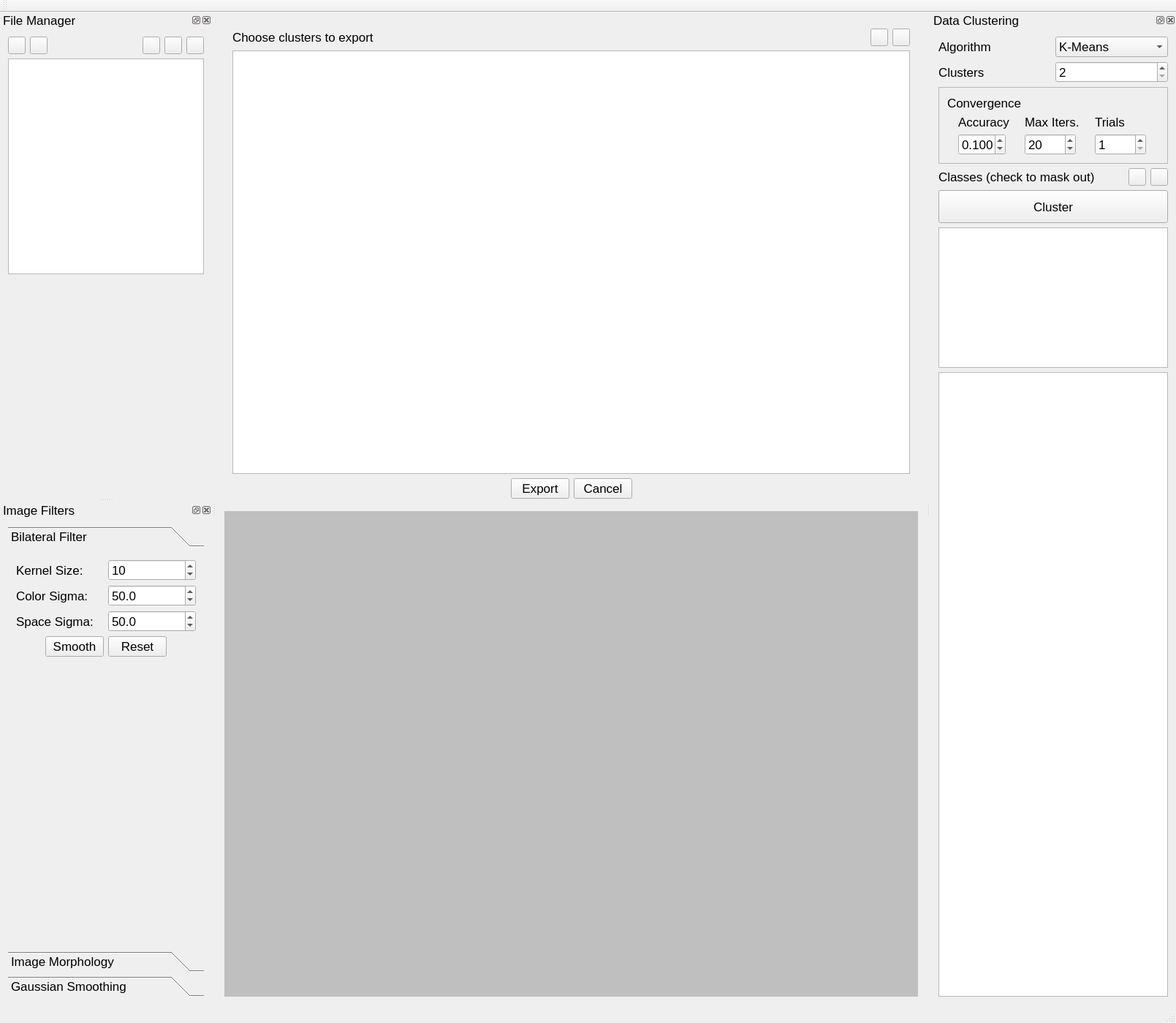
<?xml version="1.0" encoding="UTF-8"?>
<ui version="4.0">
 <class>CMPClass</class>
 <widget class="QMainWindow" name="CMPClass">
  <property name="geometry">
   <rect>
    <x>0</x>
    <y>0</y>
    <width>1609</width>
    <height>1399</height>
   </rect>
  </property>
  <property name="font">
   <font>
    <pointsize>13</pointsize>
   </font>
  </property>
  <property name="windowTitle">
   <string>CellKit CMP</string>
  </property>
  <widget class="QWidget" name="centralWidget">
   <layout class="QVBoxLayout" name="verticalLayout_11">
    <item>
     <widget class="QWidget" name="exportDialog" native="true">
      <layout class="QVBoxLayout" name="verticalLayout_5">
       <item>
        <layout class="QHBoxLayout" name="horizontalLayout_22">
         <item>
          <widget class="QLabel" name="label_18">
           <property name="text">
            <string>Choose clusters to export</string>
           </property>
          </widget>
         </item>
         <item>
          <spacer name="horizontalSpacer_16">
           <property name="orientation">
            <enum>Qt::Horizontal</enum>
           </property>
           <property name="sizeHint" stdset="0">
            <size>
             <width>40</width>
             <height>20</height>
            </size>
           </property>
          </spacer>
         </item>
         <item>
          <widget class="QToolButton" name="exportCheckButton">
           <property name="minimumSize">
            <size>
             <width>24</width>
             <height>24</height>
            </size>
           </property>
           <property name="maximumSize">
            <size>
             <width>24</width>
             <height>24</height>
            </size>
           </property>
           <property name="toolTip">
            <string>Check All</string>
           </property>
           <property name="statusTip">
            <string>Check all classes</string>
           </property>
           <property name="text">
            <string/>
           </property>
           <property name="icon">
            <iconset resource="cmp.qrc">
             <normaloff>:/CMP/Resources/select.png</normaloff>:/CMP/Resources/select.png</iconset>
           </property>
          </widget>
         </item>
         <item>
          <widget class="QToolButton" name="exportUncheckButton">
           <property name="minimumSize">
            <size>
             <width>24</width>
             <height>24</height>
            </size>
           </property>
           <property name="maximumSize">
            <size>
             <width>24</width>
             <height>24</height>
            </size>
           </property>
           <property name="toolTip">
            <string>Uncheck All</string>
           </property>
           <property name="statusTip">
            <string>Uncheck all classes</string>
           </property>
           <property name="text">
            <string/>
           </property>
           <property name="icon">
            <iconset resource="cmp.qrc">
             <normaloff>:/CMP/Resources/unselect.png</normaloff>:/CMP/Resources/unselect.png</iconset>
           </property>
          </widget>
         </item>
        </layout>
       </item>
       <item>
        <widget class="QListWidget" name="exportClassListWidget"/>
       </item>
       <item>
        <layout class="QHBoxLayout" name="horizontalLayout_21">
         <item>
          <spacer name="horizontalSpacer_14">
           <property name="orientation">
            <enum>Qt::Horizontal</enum>
           </property>
           <property name="sizeHint" stdset="0">
            <size>
             <width>40</width>
             <height>20</height>
            </size>
           </property>
          </spacer>
         </item>
         <item>
          <widget class="QPushButton" name="exportButton">
           <property name="sizePolicy">
            <sizepolicy hsizetype="Minimum" vsizetype="Fixed">
             <horstretch>0</horstretch>
             <verstretch>0</verstretch>
            </sizepolicy>
           </property>
           <property name="minimumSize">
            <size>
             <width>80</width>
             <height>0</height>
            </size>
           </property>
           <property name="text">
            <string>Export</string>
           </property>
          </widget>
         </item>
         <item>
          <widget class="QPushButton" name="exportCancelButton">
           <property name="sizePolicy">
            <sizepolicy hsizetype="Minimum" vsizetype="Fixed">
             <horstretch>0</horstretch>
             <verstretch>0</verstretch>
            </sizepolicy>
           </property>
           <property name="minimumSize">
            <size>
             <width>80</width>
             <height>0</height>
            </size>
           </property>
           <property name="text">
            <string>Cancel</string>
           </property>
          </widget>
         </item>
         <item>
          <spacer name="horizontalSpacer_15">
           <property name="orientation">
            <enum>Qt::Horizontal</enum>
           </property>
           <property name="sizeHint" stdset="0">
            <size>
             <width>40</width>
             <height>20</height>
            </size>
           </property>
          </spacer>
         </item>
        </layout>
       </item>
      </layout>
     </widget>
    </item>
    <item>
     <widget class="QMdiArea" name="ImageWindowArea">
      <property name="frameShape">
       <enum>QFrame::NoFrame</enum>
      </property>
      <property name="verticalScrollBarPolicy">
       <enum>Qt::ScrollBarAsNeeded</enum>
      </property>
      <property name="horizontalScrollBarPolicy">
       <enum>Qt::ScrollBarAsNeeded</enum>
      </property>
      <property name="background">
       <brush brushstyle="SolidPattern">
        <color alpha="255">
         <red>191</red>
         <green>191</green>
         <blue>191</blue>
        </color>
       </brush>
      </property>
      <property name="activationOrder">
       <enum>QMdiArea::ActivationHistoryOrder</enum>
      </property>
      <property name="viewMode">
       <enum>QMdiArea::SubWindowView</enum>
      </property>
      <property name="documentMode">
       <bool>false</bool>
      </property>
      <property name="tabShape">
       <enum>QTabWidget::Rounded</enum>
      </property>
      <widget class="QWidget" name="ClusterDisplaySubwindow">
       <property name="windowTitle">
        <string>Cluster</string>
       </property>
       <layout class="QVBoxLayout" name="verticalLayout_13">
        <property name="margin">
         <number>0</number>
        </property>
        <item>
         <widget class="QPreviewWidget" name="clusterDisplay">
          <property name="cursor" stdset="0">
           <cursorShape>CrossCursor</cursorShape>
          </property>
         </widget>
        </item>
       </layout>
      </widget>
      <widget class="QWidget" name="ImageDisplaySubwindow">
       <property name="windowTitle">
        <string>Image</string>
       </property>
       <layout class="QVBoxLayout" name="verticalLayout_15">
        <property name="margin">
         <number>0</number>
        </property>
        <item>
         <widget class="QPreviewWidget" name="imageDisplay">
          <property name="cacheMode">
           <set>QGraphicsView::CacheNone</set>
          </property>
         </widget>
        </item>
       </layout>
      </widget>
      <widget class="QWidget" name="FilterDisplaySubwindow">
       <property name="windowTitle">
        <string>Filtered Images</string>
       </property>
       <layout class="QVBoxLayout" name="verticalLayout_14">
        <property name="margin">
         <number>0</number>
        </property>
        <item>
         <widget class="QPreviewWidget" name="filterDisplay">
          <property name="cursor" stdset="0">
           <cursorShape>ArrowCursor</cursorShape>
          </property>
         </widget>
        </item>
       </layout>
      </widget>
      <widget class="QWidget" name="rgbImageDisplaySubwindow">
       <property name="windowTitle">
        <string>RBG Image View</string>
       </property>
       <layout class="QVBoxLayout" name="verticalLayout_16">
        <property name="spacing">
         <number>-1</number>
        </property>
        <property name="margin">
         <number>0</number>
        </property>
        <item>
         <widget class="QPreviewWidget" name="rgbImageDisplay"/>
        </item>
       </layout>
      </widget>
     </widget>
    </item>
   </layout>
  </widget>
  <widget class="QMenuBar" name="menuBar">
   <property name="geometry">
    <rect>
     <x>0</x>
     <y>0</y>
     <width>1609</width>
     <height>22</height>
    </rect>
   </property>
  </widget>
  <widget class="QToolBar" name="mainToolBar">
   <property name="enabled">
    <bool>false</bool>
   </property>
   <property name="allowedAreas">
    <set>Qt::AllToolBarAreas</set>
   </property>
   <property name="iconSize">
    <size>
     <width>32</width>
     <height>32</height>
    </size>
   </property>
   <property name="toolButtonStyle">
    <enum>Qt::ToolButtonTextUnderIcon</enum>
   </property>
   <attribute name="toolBarArea">
    <enum>TopToolBarArea</enum>
   </attribute>
   <attribute name="toolBarBreak">
    <bool>false</bool>
   </attribute>
  </widget>
  <widget class="QStatusBar" name="statusBar">
   <property name="sizePolicy">
    <sizepolicy hsizetype="Preferred" vsizetype="Preferred">
     <horstretch>40</horstretch>
     <verstretch>25</verstretch>
    </sizepolicy>
   </property>
   <property name="minimumSize">
    <size>
     <width>25</width>
     <height>25</height>
    </size>
   </property>
   <property name="sizeGripEnabled">
    <bool>true</bool>
   </property>
  </widget>
  <widget class="QDockWidget" name="fileManagerWindow">
   <property name="minimumSize">
    <size>
     <width>196</width>
     <height>180</height>
    </size>
   </property>
   <property name="sizeIncrement">
    <size>
     <width>1</width>
     <height>1</height>
    </size>
   </property>
   <property name="floating">
    <bool>false</bool>
   </property>
   <property name="allowedAreas">
    <set>Qt::LeftDockWidgetArea|Qt::RightDockWidgetArea</set>
   </property>
   <property name="windowTitle">
    <string>File Manager</string>
   </property>
   <attribute name="dockWidgetArea">
    <number>1</number>
   </attribute>
   <widget class="QWidget" name="dockWidgetContents">
    <layout class="QVBoxLayout" name="verticalLayout_17">
     <item>
      <layout class="QVBoxLayout" name="verticalLayout_6">
       <item>
        <layout class="QHBoxLayout" name="horizontalLayout_8">
         <item>
          <layout class="QHBoxLayout" name="horizontalLayout_2">
           <item>
            <widget class="QToolButton" name="deleteButton">
             <property name="minimumSize">
              <size>
               <width>24</width>
               <height>24</height>
              </size>
             </property>
             <property name="maximumSize">
              <size>
               <width>24</width>
               <height>24</height>
              </size>
             </property>
             <property name="toolTip">
              <string>Remove</string>
             </property>
             <property name="statusTip">
              <string>Remove images</string>
             </property>
             <property name="text">
              <string/>
             </property>
             <property name="icon">
              <iconset resource="cmp.qrc">
               <normaloff>:/CMP/Resources/remove.png</normaloff>:/CMP/Resources/remove.png</iconset>
             </property>
            </widget>
           </item>
           <item>
            <widget class="QToolButton" name="addButton">
             <property name="minimumSize">
              <size>
               <width>24</width>
               <height>24</height>
              </size>
             </property>
             <property name="maximumSize">
              <size>
               <width>24</width>
               <height>24</height>
              </size>
             </property>
             <property name="toolTip">
              <string>Add</string>
             </property>
             <property name="statusTip">
              <string>Add images</string>
             </property>
             <property name="text">
              <string/>
             </property>
             <property name="icon">
              <iconset resource="cmp.qrc">
               <normaloff>:/CMP/Resources/add.png</normaloff>:/CMP/Resources/add.png</iconset>
             </property>
            </widget>
           </item>
          </layout>
         </item>
         <item>
          <spacer name="horizontalSpacer">
           <property name="orientation">
            <enum>Qt::Horizontal</enum>
           </property>
           <property name="sizeHint" stdset="0">
            <size>
             <width>40</width>
             <height>20</height>
            </size>
           </property>
          </spacer>
         </item>
         <item>
          <layout class="QHBoxLayout" name="horizontalLayout_3">
           <item>
            <widget class="QToolButton" name="redButton">
             <property name="minimumSize">
              <size>
               <width>24</width>
               <height>24</height>
              </size>
             </property>
             <property name="maximumSize">
              <size>
               <width>24</width>
               <height>24</height>
              </size>
             </property>
             <property name="toolTip">
              <string>Remove</string>
             </property>
             <property name="statusTip">
              <string>Set RED channel</string>
             </property>
             <property name="text">
              <string/>
             </property>
             <property name="icon">
              <iconset resource="cmp.qrc">
               <normaloff>:/CMP/Resources/R.png</normaloff>:/CMP/Resources/R.png</iconset>
             </property>
             <property name="iconSize">
              <size>
               <width>128</width>
               <height>128</height>
              </size>
             </property>
            </widget>
           </item>
           <item>
            <widget class="QToolButton" name="greenButton">
             <property name="minimumSize">
              <size>
               <width>24</width>
               <height>24</height>
              </size>
             </property>
             <property name="maximumSize">
              <size>
               <width>24</width>
               <height>24</height>
              </size>
             </property>
             <property name="toolTip">
              <string>Remove</string>
             </property>
             <property name="statusTip">
              <string>Set GREEN channel</string>
             </property>
             <property name="text">
              <string/>
             </property>
             <property name="icon">
              <iconset resource="cmp.qrc">
               <normaloff>:/CMP/Resources/G.png</normaloff>:/CMP/Resources/G.png</iconset>
             </property>
             <property name="iconSize">
              <size>
               <width>128</width>
               <height>128</height>
              </size>
             </property>
            </widget>
           </item>
           <item>
            <widget class="QToolButton" name="blueButton">
             <property name="minimumSize">
              <size>
               <width>24</width>
               <height>24</height>
              </size>
             </property>
             <property name="maximumSize">
              <size>
               <width>24</width>
               <height>24</height>
              </size>
             </property>
             <property name="toolTip">
              <string>Remove</string>
             </property>
             <property name="statusTip">
              <string>Set BLUE channel</string>
             </property>
             <property name="text">
              <string/>
             </property>
             <property name="icon">
              <iconset resource="cmp.qrc">
               <normaloff>:/CMP/Resources/B.png</normaloff>:/CMP/Resources/B.png</iconset>
             </property>
             <property name="iconSize">
              <size>
               <width>128</width>
               <height>128</height>
              </size>
             </property>
            </widget>
           </item>
          </layout>
         </item>
        </layout>
       </item>
       <item>
        <widget class="QImageList" name="imageListWidget">
         <property name="sizePolicy">
          <sizepolicy hsizetype="Expanding" vsizetype="Expanding">
           <horstretch>0</horstretch>
           <verstretch>0</verstretch>
          </sizepolicy>
         </property>
        </widget>
       </item>
       <item>
        <spacer name="verticalSpacer_3">
         <property name="orientation">
          <enum>Qt::Vertical</enum>
         </property>
         <property name="sizeHint" stdset="0">
          <size>
           <width>20</width>
           <height>40</height>
          </size>
         </property>
        </spacer>
       </item>
      </layout>
     </item>
    </layout>
   </widget>
  </widget>
  <widget class="QDockWidget" name="filteringWindow">
   <property name="allowedAreas">
    <set>Qt::LeftDockWidgetArea|Qt::RightDockWidgetArea</set>
   </property>
   <property name="windowTitle">
    <string>Image Filters</string>
   </property>
   <attribute name="dockWidgetArea">
    <number>1</number>
   </attribute>
   <widget class="QWidget" name="dockWidgetContents_4">
    <layout class="QVBoxLayout" name="verticalLayout">
     <item>
      <widget class="QToolBox" name="filterToolBox">
       <property name="currentIndex">
        <number>0</number>
       </property>
       <widget class="QWidget" name="bilateralFilterTab">
        <property name="geometry">
         <rect>
          <x>0</x>
          <y>0</y>
          <width>294</width>
          <height>554</height>
         </rect>
        </property>
        <attribute name="label">
         <string>Bilateral Filter</string>
        </attribute>
        <layout class="QVBoxLayout" name="verticalLayout_7">
         <item>
          <layout class="QVBoxLayout" name="verticalLayout_2">
           <item>
            <layout class="QHBoxLayout" name="horizontalLayout_9">
             <item>
              <widget class="QLabel" name="label_12">
               <property name="text">
                <string>Kernel Size:</string>
               </property>
              </widget>
             </item>
             <item>
              <widget class="QSpinBox" name="kernelSizeCB">
               <property name="minimum">
                <number>1</number>
               </property>
               <property name="maximum">
                <number>100</number>
               </property>
               <property name="value">
                <number>10</number>
               </property>
              </widget>
             </item>
            </layout>
           </item>
           <item>
            <layout class="QHBoxLayout" name="horizontalLayout_13">
             <item>
              <widget class="QLabel" name="label_13">
               <property name="text">
                <string>Color Sigma:</string>
               </property>
              </widget>
             </item>
             <item>
              <widget class="QDoubleSpinBox" name="colorSigmaCB">
               <property name="decimals">
                <number>1</number>
               </property>
               <property name="minimum">
                <double>0.100000000000000</double>
               </property>
               <property name="value">
                <double>50.000000000000000</double>
               </property>
              </widget>
             </item>
            </layout>
           </item>
           <item>
            <layout class="QHBoxLayout" name="horizontalLayout_15">
             <item>
              <widget class="QLabel" name="label_14">
               <property name="text">
                <string>Space Sigma:</string>
               </property>
              </widget>
             </item>
             <item>
              <widget class="QDoubleSpinBox" name="spaceSigmaCB">
               <property name="decimals">
                <number>1</number>
               </property>
               <property name="minimum">
                <double>0.100000000000000</double>
               </property>
               <property name="maximum">
                <double>100.000000000000000</double>
               </property>
               <property name="value">
                <double>50.000000000000000</double>
               </property>
              </widget>
             </item>
            </layout>
           </item>
           <item>
            <layout class="QHBoxLayout" name="horizontalLayout_16">
             <item>
              <spacer name="horizontalSpacer_7">
               <property name="orientation">
                <enum>Qt::Horizontal</enum>
               </property>
               <property name="sizeHint" stdset="0">
                <size>
                 <width>40</width>
                 <height>20</height>
                </size>
               </property>
              </spacer>
             </item>
             <item>
              <widget class="QPushButton" name="smoothButton">
               <property name="maximumSize">
                <size>
                 <width>100</width>
                 <height>16777215</height>
                </size>
               </property>
               <property name="text">
                <string>Smooth</string>
               </property>
              </widget>
             </item>
             <item>
              <widget class="QPushButton" name="resetSmoothButton">
               <property name="text">
                <string>Reset</string>
               </property>
              </widget>
             </item>
             <item>
              <spacer name="horizontalSpacer_8">
               <property name="orientation">
                <enum>Qt::Horizontal</enum>
               </property>
               <property name="sizeHint" stdset="0">
                <size>
                 <width>40</width>
                 <height>20</height>
                </size>
               </property>
              </spacer>
             </item>
            </layout>
           </item>
           <item>
            <spacer name="verticalSpacer">
             <property name="orientation">
              <enum>Qt::Vertical</enum>
             </property>
             <property name="sizeHint" stdset="0">
              <size>
               <width>20</width>
               <height>40</height>
              </size>
             </property>
            </spacer>
           </item>
          </layout>
         </item>
        </layout>
       </widget>
       <widget class="QWidget" name="morphologyFilterTab">
        <property name="geometry">
         <rect>
          <x>0</x>
          <y>0</y>
          <width>294</width>
          <height>554</height>
         </rect>
        </property>
        <attribute name="label">
         <string>Image Morphology</string>
        </attribute>
       </widget>
       <widget class="QWidget" name="gaussianSmoothingTab">
        <property name="geometry">
         <rect>
          <x>0</x>
          <y>0</y>
          <width>294</width>
          <height>554</height>
         </rect>
        </property>
        <attribute name="label">
         <string>Gaussian Smoothing</string>
        </attribute>
       </widget>
      </widget>
     </item>
    </layout>
   </widget>
  </widget>
  <widget class="QDockWidget" name="clusterWindow">
   <property name="allowedAreas">
    <set>Qt::LeftDockWidgetArea|Qt::RightDockWidgetArea</set>
   </property>
   <property name="windowTitle">
    <string>Data Clustering</string>
   </property>
   <attribute name="dockWidgetArea">
    <number>2</number>
   </attribute>
   <widget class="QWidget" name="dockWidgetContents_5">
    <layout class="QVBoxLayout" name="verticalLayout_10">
     <item>
      <layout class="QHBoxLayout" name="horizontalLayout_7">
       <item>
        <widget class="QLabel" name="label_8">
         <property name="text">
          <string>Algorithm</string>
         </property>
        </widget>
       </item>
       <item>
        <widget class="QComboBox" name="clusterMethodCB">
         <property name="sizePolicy">
          <sizepolicy hsizetype="Minimum" vsizetype="Fixed">
           <horstretch>0</horstretch>
           <verstretch>0</verstretch>
          </sizepolicy>
         </property>
         <property name="minimumSize">
          <size>
           <width>80</width>
           <height>0</height>
          </size>
         </property>
         <item>
          <property name="text">
           <string>K-Means</string>
          </property>
         </item>
        </widget>
       </item>
      </layout>
     </item>
     <item>
      <layout class="QHBoxLayout" name="horizontalLayout_4">
       <item>
        <widget class="QLabel" name="label_3">
         <property name="text">
          <string>Clusters</string>
         </property>
        </widget>
       </item>
       <item>
        <widget class="QSpinBox" name="clusterNumSB">
         <property name="minimum">
          <number>2</number>
         </property>
         <property name="maximum">
          <number>999999999</number>
         </property>
        </widget>
       </item>
      </layout>
     </item>
     <item>
      <widget class="QFrame" name="frame">
       <property name="sizePolicy">
        <sizepolicy hsizetype="Minimum" vsizetype="Preferred">
         <horstretch>0</horstretch>
         <verstretch>0</verstretch>
        </sizepolicy>
       </property>
       <property name="autoFillBackground">
        <bool>false</bool>
       </property>
       <property name="frameShape">
        <enum>QFrame::StyledPanel</enum>
       </property>
       <property name="frameShadow">
        <enum>QFrame::Sunken</enum>
       </property>
       <property name="lineWidth">
        <number>4</number>
       </property>
       <property name="midLineWidth">
        <number>2</number>
       </property>
       <layout class="QVBoxLayout" name="verticalLayout_9">
        <item>
         <widget class="QLabel" name="label">
          <property name="text">
           <string>Convergence</string>
          </property>
         </widget>
        </item>
        <item>
         <layout class="QHBoxLayout" name="horizontalLayout">
          <item>
           <layout class="QVBoxLayout" name="verticalLayout_3">
            <item>
             <widget class="QLabel" name="label_7">
              <property name="text">
               <string>Accuracy</string>
              </property>
             </widget>
            </item>
            <item>
             <widget class="QDoubleSpinBox" name="accuracySB">
              <property name="minimumSize">
               <size>
                <width>0</width>
                <height>0</height>
               </size>
              </property>
              <property name="maximumSize">
               <size>
                <width>65</width>
                <height>16777215</height>
               </size>
              </property>
              <property name="decimals">
               <number>3</number>
              </property>
              <property name="minimum">
               <double>0.001000000000000</double>
              </property>
              <property name="maximum">
               <double>999999999.000000000000000</double>
              </property>
              <property name="singleStep">
               <double>0.001000000000000</double>
              </property>
              <property name="value">
               <double>0.100000000000000</double>
              </property>
             </widget>
            </item>
           </layout>
          </item>
          <item>
           <layout class="QVBoxLayout" name="verticalLayout_4">
            <item>
             <widget class="QLabel" name="label_6">
              <property name="text">
               <string>Max Iters.</string>
              </property>
             </widget>
            </item>
            <item>
             <widget class="QSpinBox" name="itersSB">
              <property name="sizePolicy">
               <sizepolicy hsizetype="Minimum" vsizetype="Minimum">
                <horstretch>0</horstretch>
                <verstretch>0</verstretch>
               </sizepolicy>
              </property>
              <property name="maximumSize">
               <size>
                <width>70</width>
                <height>16777215</height>
               </size>
              </property>
              <property name="minimum">
               <number>1</number>
              </property>
              <property name="maximum">
               <number>100000139</number>
              </property>
              <property name="value">
               <number>20</number>
              </property>
             </widget>
            </item>
           </layout>
          </item>
          <item>
           <layout class="QVBoxLayout" name="verticalLayout_8">
            <item>
             <widget class="QLabel" name="label_2">
              <property name="text">
               <string>Trials</string>
              </property>
             </widget>
            </item>
            <item>
             <widget class="QSpinBox" name="numTrials">
              <property name="maximumSize">
               <size>
                <width>70</width>
                <height>16777215</height>
               </size>
              </property>
              <property name="minimum">
               <number>1</number>
              </property>
              <property name="maximum">
               <number>200000</number>
              </property>
             </widget>
            </item>
           </layout>
          </item>
         </layout>
        </item>
       </layout>
       <zorder>label_7</zorder>
       <zorder>label_6</zorder>
       <zorder>accuracySB</zorder>
       <zorder>itersSB</zorder>
       <zorder>label</zorder>
       <zorder>label_7</zorder>
       <zorder>label_6</zorder>
       <zorder>numTrials</zorder>
       <zorder>label_2</zorder>
      </widget>
     </item>
     <item>
      <layout class="QHBoxLayout" name="horizontalLayout_10" stretch="0,1,0,0">
       <item>
        <widget class="QLabel" name="label_9">
         <property name="text">
          <string>Classes (check to mask out)</string>
         </property>
        </widget>
       </item>
       <item>
        <spacer name="horizontalSpacer_6">
         <property name="orientation">
          <enum>Qt::Horizontal</enum>
         </property>
         <property name="sizeHint" stdset="0">
          <size>
           <width>40</width>
           <height>20</height>
          </size>
         </property>
        </spacer>
       </item>
       <item>
        <widget class="QToolButton" name="clusterCheckButton">
         <property name="minimumSize">
          <size>
           <width>24</width>
           <height>24</height>
          </size>
         </property>
         <property name="maximumSize">
          <size>
           <width>24</width>
           <height>24</height>
          </size>
         </property>
         <property name="toolTip">
          <string>Check All</string>
         </property>
         <property name="statusTip">
          <string>Check all masks</string>
         </property>
         <property name="text">
          <string/>
         </property>
         <property name="icon">
          <iconset resource="cmp.qrc">
           <normaloff>:/CMP/Resources/select.png</normaloff>:/CMP/Resources/select.png</iconset>
         </property>
        </widget>
       </item>
       <item>
        <widget class="QToolButton" name="clusterUncheckButton">
         <property name="minimumSize">
          <size>
           <width>24</width>
           <height>24</height>
          </size>
         </property>
         <property name="maximumSize">
          <size>
           <width>24</width>
           <height>24</height>
          </size>
         </property>
         <property name="toolTip">
          <string>Uncheck All</string>
         </property>
         <property name="statusTip">
          <string>Uncheck all masks</string>
         </property>
         <property name="text">
          <string/>
         </property>
         <property name="icon">
          <iconset resource="cmp.qrc">
           <normaloff>:/CMP/Resources/unselect.png</normaloff>:/CMP/Resources/unselect.png</iconset>
         </property>
        </widget>
       </item>
      </layout>
     </item>
     <item>
      <widget class="QPushButton" name="clusterButton">
       <property name="enabled">
        <bool>true</bool>
       </property>
       <property name="sizePolicy">
        <sizepolicy hsizetype="Minimum" vsizetype="Minimum">
         <horstretch>0</horstretch>
         <verstretch>0</verstretch>
        </sizepolicy>
       </property>
       <property name="minimumSize">
        <size>
         <width>0</width>
         <height>45</height>
        </size>
       </property>
       <property name="text">
        <string>Cluster</string>
       </property>
      </widget>
     </item>
     <item>
      <widget class="QListWidget" name="clusterListWidget">
       <property name="sizePolicy">
        <sizepolicy hsizetype="Expanding" vsizetype="Maximum">
         <horstretch>0</horstretch>
         <verstretch>0</verstretch>
        </sizepolicy>
       </property>
       <property name="maximumSize">
        <size>
         <width>16777215</width>
         <height>600</height>
        </size>
       </property>
      </widget>
     </item>
     <item>
      <widget class="QTextBrowser" name="clusterOutputWindow"/>
     </item>
    </layout>
   </widget>
  </widget>
 </widget>
 <layoutdefault spacing="6" margin="11"/>
 <customwidgets>
  <customwidget>
   <class>QImageList</class>
   <extends>QListWidget</extends>
   <header>cmpWidgets.h</header>
  </customwidget>
  <customwidget>
   <class>QPreviewWidget</class>
   <extends>QGraphicsView</extends>
   <header>cmpWidgets.h</header>
  </customwidget>
 </customwidgets>
 <resources>
  <include location="cmp.qrc"/>
 </resources>
 <connections/>
</ui>
